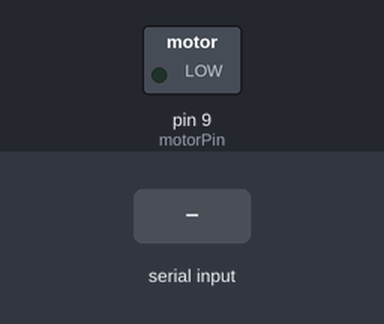
Bench run of a sketch on a simulated Arduino Uno, built with avr-gcc and run on an emulated ATmega328P. Parts: switched loads named in the sketch (green lamp = pin HIGH). Inputs (shaded band) come from the test bench. What the sketch prints to the serial monitor is not drawn.

Above: at 1.2 s.
1.3 s: "90,45\n" received over Serial
At 1.45 s:
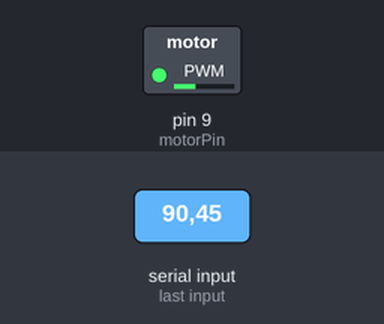
4.3 s: "30,150\n" received over Serial
At 5.6 s:
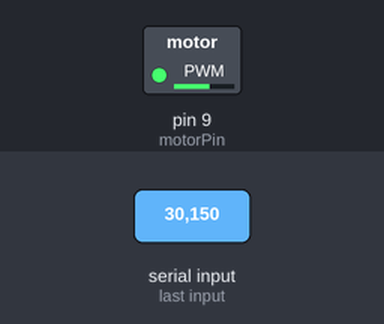
7.3 s: "200\n" received over Serial
At 8.3 s:
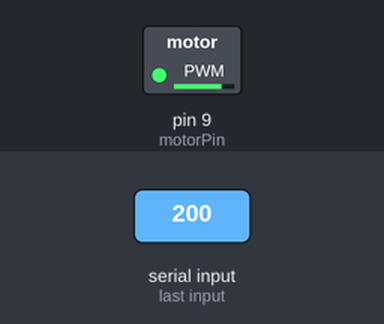
Timing chart, 0 to 10.3 s (numbered marks = the images above; inputs shaded):
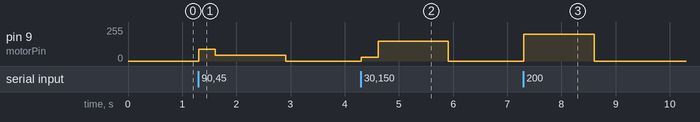

Measured:
- after the input at 1.3 s, pin 9 (motorPin): 0/255 → 90/255 at once, → 45/255 0.31 s later, → 0/255 1.3 s later
- after the input at 4.3 s, pin 9 (motorPin): 0/255 → 30/255 at once, → 150/255 0.31 s later, → 0/255 1.3 s later
- after the input at 7.3 s, pin 9 (motorPin): 0/255 → 200/255 at once, → 0/255 1.3 s later

The sketch:

setSpeed.ino
```cpp
/********************************************************************
 * Based on SparkFun Inventor's Kit example #12: SPINNING A MOTOR
 *
 * Set motor speed from serial monitor.
 *******************************************************************/

const int motorPin = 9;

void setup() {
  pinMode(motorPin, OUTPUT);  // set up the pin as an OUTPUT
  Serial.begin(9600);         // initialize Serial communications
}

void loop() {
  int speed = 0;

  Serial.print("Type a speed (0-255) and press [return]: ");

  while(true) {
    while (Serial.available() > 0) {

      speed = Serial.parseInt();  // parseInt() reads 1st int
      speed = constrain(speed, 0, 255); // constrains between 0 and 255

      Serial.print("Setting speed to ");
      Serial.print(speed);

      analogWrite(motorPin, speed);

      int n; for (n=0;n<3;n++) { delay(100); Serial.print("."); }
      Serial.println(" Speed set.\n");

      Serial.print("Type a speed (0-255) and press [return]: ");
    }
  }
}
```
